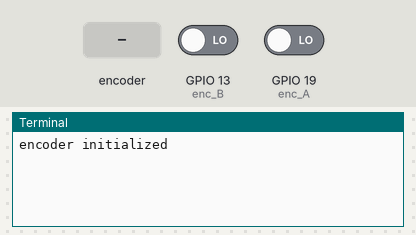
Bench run of a program on a simulated Raspberry Pi (BCM pin numbers). On the bench: the last lines printed to the terminal. Inputs (shaded band) come from the test bench; at power-on: GPIO 13 (enc_B) LOW, GPIO 19 (enc_A) LOW.

Above: at 1.2 s.
1.3 s: rotary encoder on GPIO 19 (enc_A) / GPIO 13 (enc_B) turned 1 step (first pin leading)
At 2.1 s:
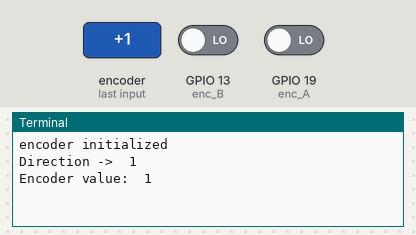
3.0 s: rotary encoder on GPIO 19 (enc_A) / GPIO 13 (enc_B) turned 2 steps (second pin leading)
At 4.8 s:
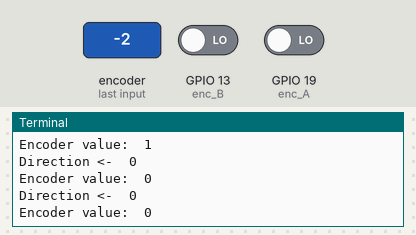

Measured:
- after the input at 1.3 s, the terminal: prints a new line after 0.05 s (image 1)
- after the input at 3.0 s, the terminal: prints a new line after 0.08 s (image 2)

The program:

encoder_test.py
```python
import pigpio
from time import sleep
import time

enc_A = 19
enc_B = 13
counter = 0  # encoder counter
encoder_changed = False

pi = pigpio.pi()  # create a pigpio object


def encoder_callback(gpio, level, tick):
    global counter, encoder_changed
    switch_A = pi.read(enc_A)
    switch_B = pi.read(enc_B)

    # Debounce logic
    debounce_time_encoder = 0.001
    sleep(debounce_time_encoder)

    # Read switches again after debounce
    switch_A_new = pi.read(enc_A)
    switch_B_new = pi.read(enc_B)

    # Check if switches have stabilized
    if switch_A == switch_A_new and switch_B == switch_B_new:
        # Determine direction of rotation
        if switch_A == 1 and switch_B == 0:
            direction = 1  # Clockwise
        elif switch_A == 1 and switch_B == 1:
            direction = -1  # Counterclockwise
        else:
            return  # No rotation

        # Update counter based on direction
        if direction == 1:
            if counter < 100:
                counter += 1
            else:
                counter = 100
            print("Direction -> ", counter)
        elif direction == -1:

            if counter > 0:
                counter -= 1
            else:
                counter = 0
            print("Direction <- ", counter)
        encoder_changed = True


def encoder_init():
    pi.set_mode(enc_A, pigpio.INPUT)
    pi.set_mode(enc_B, pigpio.INPUT)
    pi.callback(enc_A, pigpio.RISING_EDGE, encoder_callback)
    print("encoder initialized")


def main():
    global counter, encoder_changed
    try:
        encoder_init()
        while True:
            if encoder_changed:
                print("Encoder value: ", counter)
                encoder_changed = False
            sleep(0.1)
    finally:
        pi.stop()  # stop the pigpio object when the program is terminated


if __name__ == "__main__":
    main()
```
